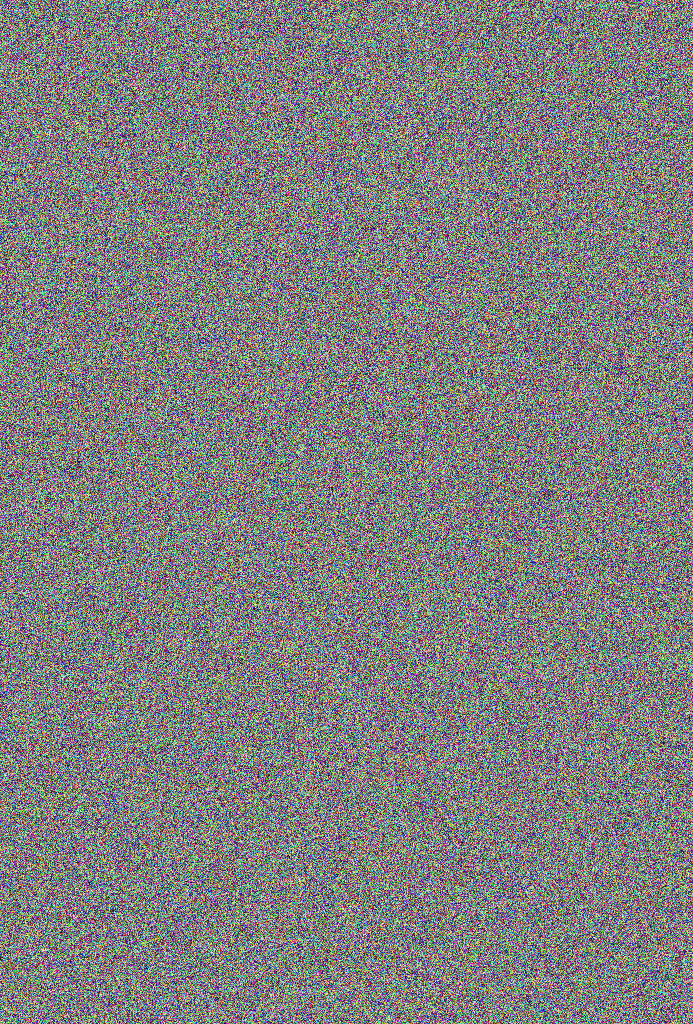
#> input picture enc_2.tiff, 693 x 1024 px
$ python -i final_proj.py   (imports and definitions only)
#> lines starting #> are read from the running program, lines starting #| are printed output that depends on the picture
#> further down, picture is the input picture: shape (1024, 693, 3); mean B, G, R 127.2, 127.2, 127.4
"""
===============================================================================
ENGR 13300 Fall 2021

Program Description: Purdue ENGR133 Midterm Project: image encryption/decryption using a XOR Cipher, and using gaussian blur + sobel edge detection to locate Earth in an image


Assignment Information
    Assignment:     Python Group Project Fall 2021
    Author:         Tom O'Donnell, tkodonne@purdue.edu
    Team ID:        LC3 - 03

Contributor:    nathan summers, nasummer@purdue.edu
                jack kleck, jkleck@purdue.edu
                pierce johnson, pyjohnso@purdue.edu
                arturo lopez caullieres alopezca@purdue.edu

    My contributor(s) helped me:
    [x] understand the assignment expectations without
        telling me how they will approach it.
    [x] understand different ways to think about a solution
        without helping me plan my solution.
    [x] think through the meaning of a specific error or
        bug present in my code without looking at my code.
    Note that if you helped somebody else with their code, you
    have to list that person as a contributor here as well.

ACADEMIC INTEGRITY STATEMENT
I have not used source code obtained from any other unauthorized
source, either modified or unmodified. Neither have I provided
access to my code to another. The project I am submitting
is my own original work.
===============================================================================
"""

import matplotlib.pyplot as plt
import math
import numpy as np
from numpy import random
import scipy as sc
from scipy import ndimage
from scipy import misc

input_image_name = ""

#main function asking user the mode they want to use
# [130 lines left out: functions main, get_image, xor_key_array, gen_key_array, dec_cipher, xor_cipher, not called in this run]


def detect_earth(im):
    r, c, d = im.shape
#> r = 1024; c = 693; d = 3

    #create array full of zeroes of shape (r, c)
    #(r, c) is a tuple with r=rows and c=columns
    #doesn't need depth since key is independent of pixel value
    gs_im = np.zeros((r, c))


    #grayscale image by iterating through pixels and using recommended formula
    #iterate through rows
    for row_index in range(len(im)):
        #iterate through columns
        for column_index in range(len(im[0])):
            r = im[row_index][column_index][0]
            g = im[row_index][column_index][1]
            b = im[row_index][column_index][2]

            gs_im[row_index][column_index] = (0.3*r) + (0.59*g) + (0.11*b)
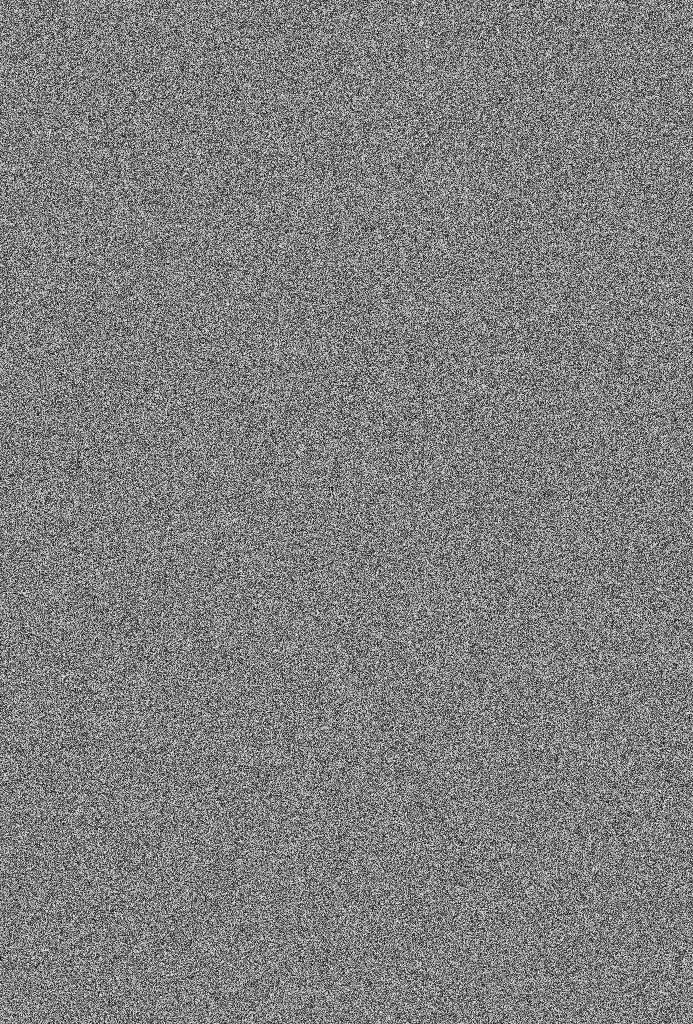
#> gs_im: shape (1024, 693) float64; min 0.88, max 254.6, mean 127.2

    print("Outputting grayscaled image")
    plt.imshow(gs_im.astype('uint8'))
    plt.show()

    #gaussian filter using scipy
    s = 1.056 #sigma
    w = 5
    t = (((w-1)/2) - 0.5)/s #calc truncate value based on w and sigma
    g_gs_im = sc.ndimage.filters.gaussian_filter(gs_im, sigma=s, truncate=t)

    print("Outputting gaussian blurred image")
    plt.imshow(g_gs_im.astype('uint8'))
    plt.show()


    #partial derivatives using scipy's sobel edge detection algorithm
    dx = ndimage.sobel(g_gs_im, 0)  # horizontal derivative
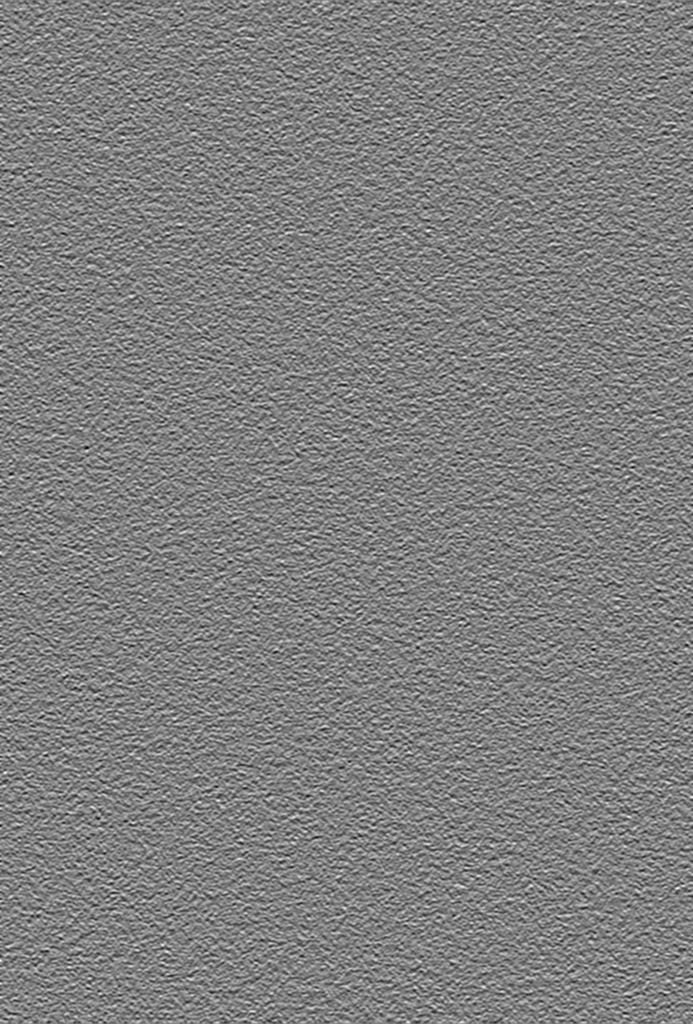
#> dx: shape (1024, 693) float64; min -254.2, max 252.2, mean 0; drawn with min black and max white
    dy = ndimage.sobel(g_gs_im, 1)  # vertical derivative
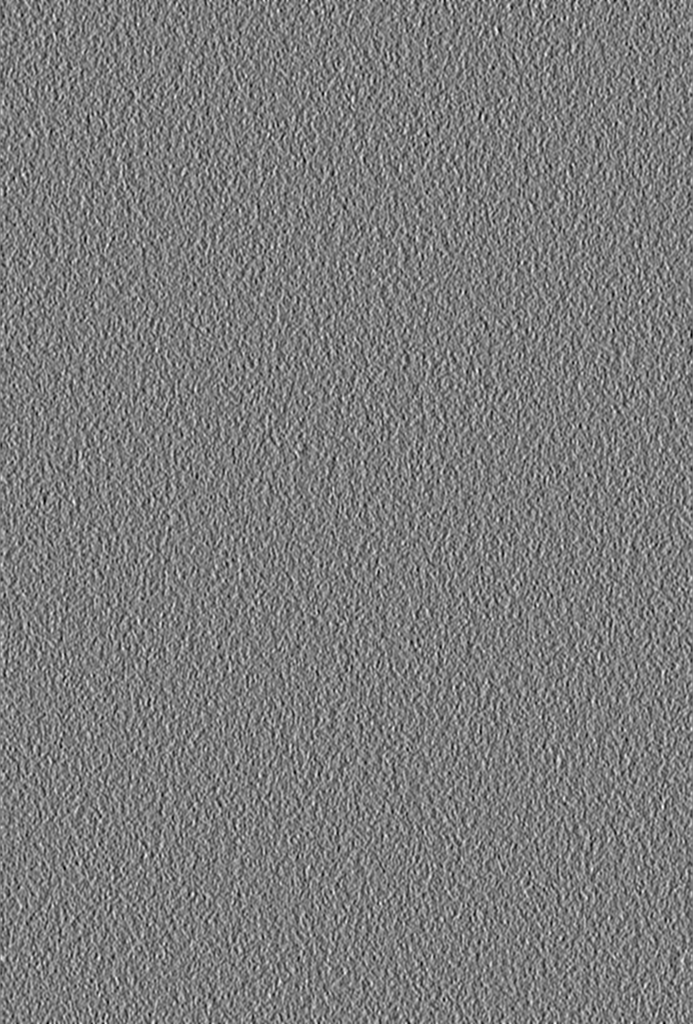
#> dy: shape (1024, 693) float64; min -229.5, max 240.1, mean 0; drawn with min black and max white
    mag = np.hypot(dx, dy)  #create image of magnitude of vert+horiz derivatives of image
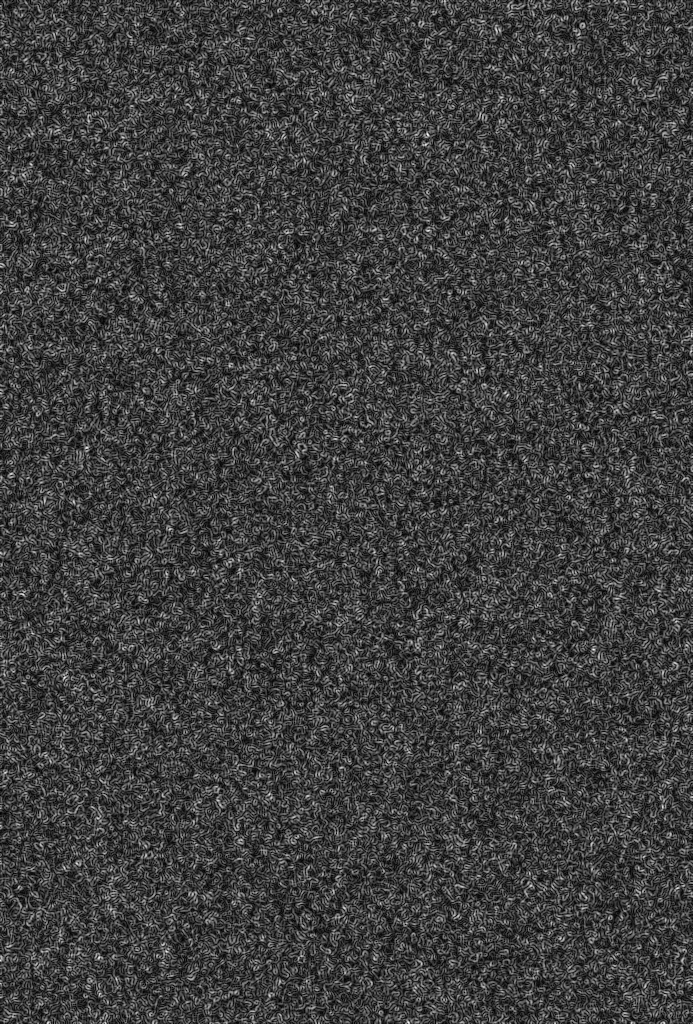
#> mag: shape (1024, 693) float64; min 0.0459, max 274.8, mean 68.2; drawn with min black and max white

    #iterate through pixels to find maximum value in image, which is Earth's location
    max_val = 0
    for row_index in range(300, len(mag)): #start at 300 just to save loop iterations
        #iterate through columns
        for column_index in range(300, len(mag[0])):
            if mag[row_index][column_index] > max_val:
                max_val = mag[row_index][column_index]
                row = row_index
                col = column_index
#> after the loop, col = 593; max_val = 269.5; row = 649

    print("Showing image with sobel edge detection applied")
    plt.imshow(mag.astype('uint8'))
    plt.show()
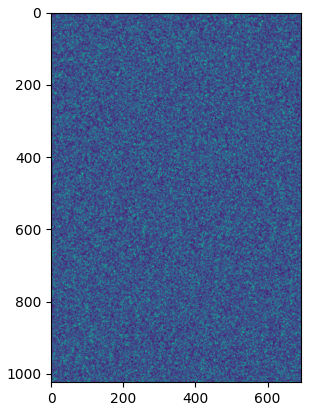
#> figure drawn by matplotlib, 1 panel
    print(f'Eath detected at location ({row}, {col}) with brightness of {max_val}.')
#| Eath detected at location (649, 593) with brightness of 269.48824351041344.

#create empty array for zoomed imahe
    #get pixels within a 50 pixel horiz/vert radius around the Earth to act as a window to zoom into
    zoomed = np.zeros((101, 101))
    for row_index in range(0, 101):
        for column_index in range(0, 101):
            zoomed[row_index][column_index] = mag[-50 + row + row_index][-50 + col + column_index]
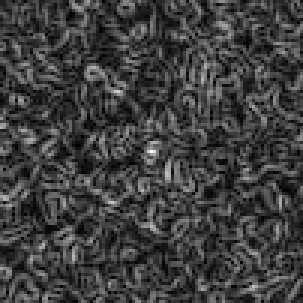
#> zoomed: shape (101, 101) float64 (shown 3 times larger); min 0.811, max 269.5, mean 67.4; drawn with min black and max white


    plt.figure()
    plt.imshow(zoomed.astype('uint8'), cmap="gray")


# [2 lines not run here, left out]

>>> import cv2
>>> picture = cv2.imread('enc_2.tiff')
>>> result = detect_earth(picture)
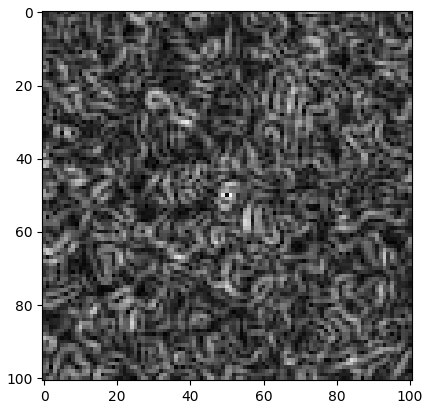
#> figure drawn by matplotlib, 1 panel
